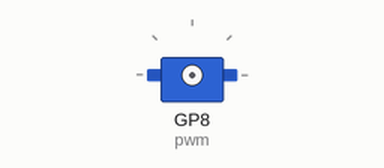
Simulated run of this program. Board: Raspberry Pi Pico running MicroPython. On the bench: servo. Servo angles are drawn from the pulse width (0.5 ms = 0°, 2.5 ms = 180°).

Above: at 0.05 s.
At 0.75 s:
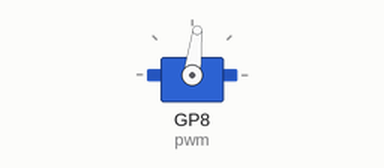
At 1.5 s:
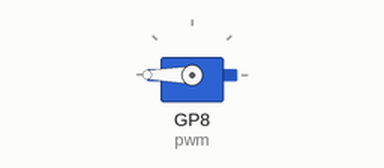
At 3.0 s:
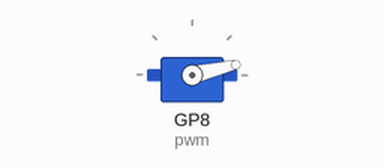
Timing chart, 0 to 7.4 s (numbered marks = the images above):
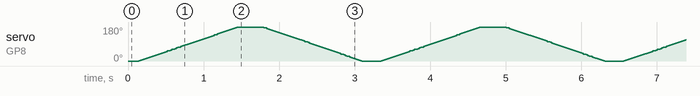

The program:

servo_motor.py
```python
import time
from machine import Pin, PWM

pwm = PWM(Pin(8)) # servo motor data pin(orange wire or yellow wire) is connected to GP8 pin of PiSquare
pwm.freq(50)

while True:
    for position in range(1000,9000,50):
        pwm.duty_u16(position)
        time.sleep(0.01)
    for position in range(9000,1000,-50):
        pwm.duty_u16(position)
        time.sleep(0.01)
```
